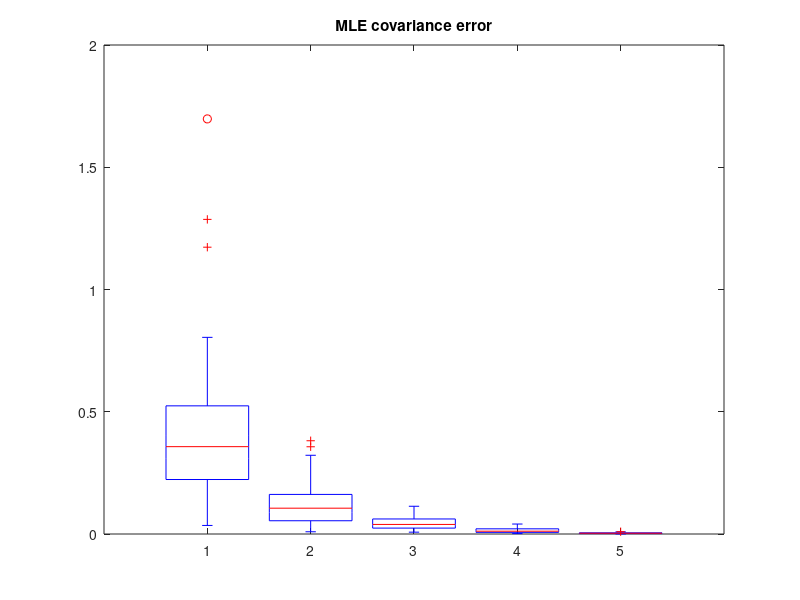

Recreate this plot in MATLAB.
C = [1.6250, -1.9486; -1.9486, 3.8750];    %covariance matrix
mean = [1;2];
[eigvec,eigval] = eig(C);
root_eigval = sqrt(eigval);
rotation = eigvec*root_eigval;  %so that variance of data line with given variance
%2D gaussian generation (a)
%N = rotation*randn(2,N) + mean;  rotation and shifting(mean)
%(c) error covariance-MLE_covariance
summ = zeros(5,100,2); %summation of 100 experiments for each N
covar = zeros(5,100,4);  %MLE covariance calculation
for i=1:5
    for j=1:100
        K = rotation*randn(2,10^i)+mean; %
        summ(i,j,:)=reshape(sum(K,2),1,1,2)/10^i;
        covar(i,j,:)=(reshape((K-reshape(summ(i,j,:),2,1))*(K-reshape(summ(i,j,:),2,1))',1,1,4))/10^i;
    end
end
error = zeros(100,5);   %error calculation
for i=1:5
    for j=1:100
        error(j,i)=norm(reshape(covar(i,j,:),2,2)-C)/norm(C);
    end
end
figure;
boxplot(error);
title('MLE covariance error');